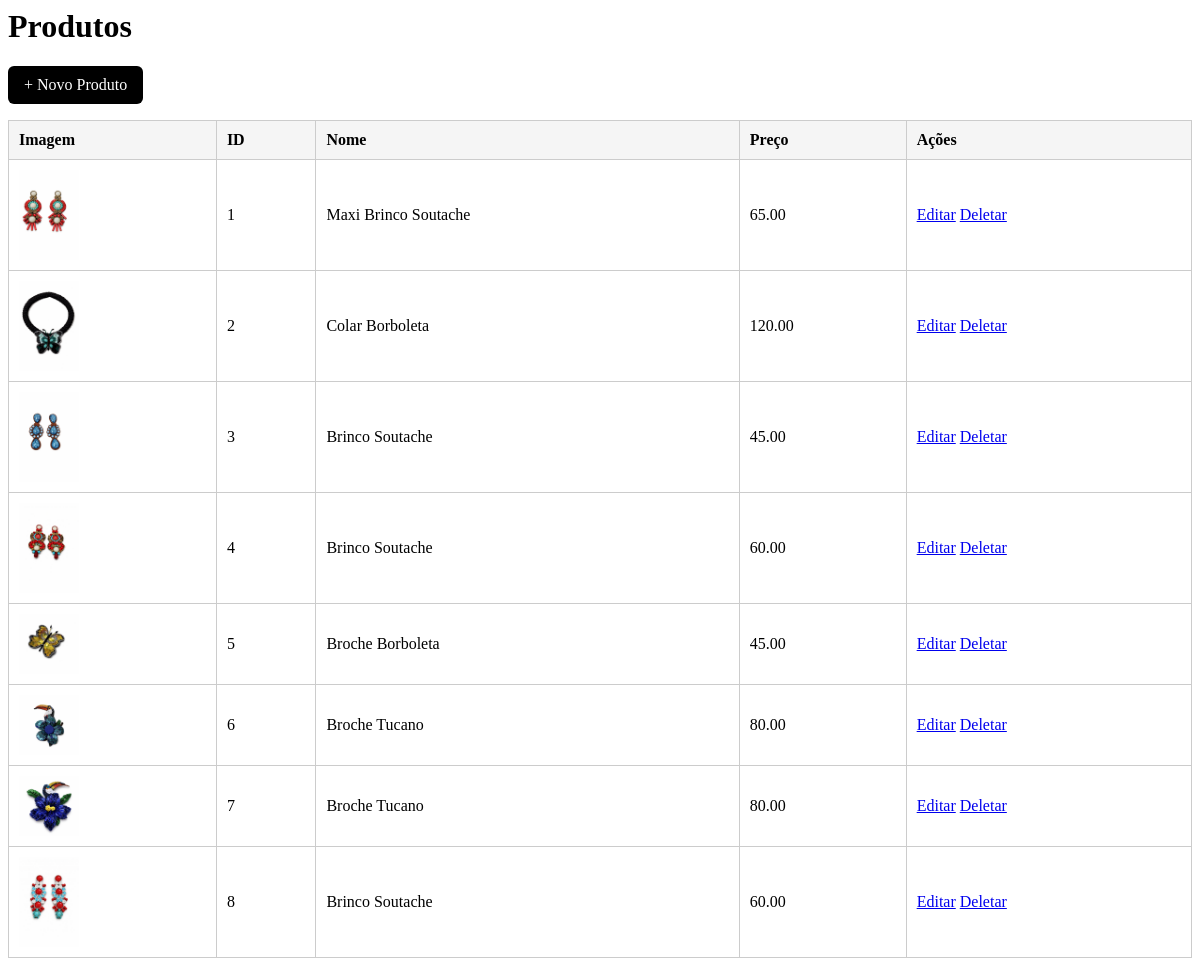
Page /admin/produtos (signed in) on the committed database.
### app/models.py (models this page shows, shortened)
class Produtos(db.Model):
    __tablename__ = "Produtos"
    id_acessorio = db.Column(db.Integer , primary_key= True)
    nome = db.Column(db.String(50) , nullable = False)
    colecao_id = db.Column(db.Integer, db.ForeignKey('Colecoes.id_colecao'))
    tamanho = db.Column(db.String(20) , nullable = True, unique = False)
    material = db.Column(db.String(20) , nullable = False , unique = False)
    preco = db.Column(db.Numeric(10,2), nullable=False)
    imagem = db.Column(db.String(255) , nullable = True , unique= False)
    status = db.Column(db.Enum(status_acessorio) , default = status_acessorio.DISPONIVEL , nullable = False)
    tipo_foto = db.Column(db.String(50), nullable=False, default='Produto')
    data_registro = db.Column(db.DateTime, default=lambda: dt.datetime.now(fuso_brasilia))
    em_estoque = db.Column(db.Integer , nullable=False , unique=False)
    ativo = db.Column(db.Boolean, default=True)
    categoria = db.Column(db.String(50))

### app/rotas_principais/admin.py (the view)
@admin_bp.route("/produtos")
@login_required
def listar_produtos():
    if not current_user.is_admin:
        abort(403)
    produtos = Produtos.query.all()
    return render_template("Admin/produtos.html", produtos=produtos)

### app/templates/Admin/produtos.html (shortened to what this page needs)
<html>
  <head>
    <link rel="stylesheet" href="{{ url_for('static', filename='css/style_table.css') }}">
  </head>
  <body>
    <h1> Produtos</h1>
    <a href="{{ url_for('novo_produto.adicionar_novo_acessorio') }}" class="novo-produto">
  + Novo Produto
</a>
    <table>
      <thead>
        <tr>
          <th>
            Imagem
          </th>
          <th>
            ID
          </th>
          <th>
            Nome
          </th>
          <th>
            Preço
          </th>
          <th>
            Ações
          </th>
      </tr>
      </thead>
      <tbody>
        {% for produto in produtos %}
        <tr>
          <td>
  <img src="{{ url_for('static', filename='imagens/UPLOADS_FOTOS_BIJOUX/' ~ produto.imagem) }}" width="60">
</td>
          <td>{{ produto.id_acessorio}}</td>
          <td> {{produto.nome}}</td>
          <td>{{ produto.preco}}</td>
          <td>
            <a href="#"> Editar</a>
            <a href="#"> Deletar</a>
          </td>
        </tr>
        {% endfor %}
      </tbody>
    </table>
  </body>
</html>

### app/static/css/style_table.css (style rules this page uses)
table { width: 100%; border-collapse: collapse; }
th, td { border: 1px solid #ccc; padding: 10px; text-align: left; }
th { background: #f5f5f5; }
.novo-produto { display: inline-block; margin-bottom: 16px; padding: 10px 16px; background: black; color: white; text-decoration: none; border-radius: 6px; }

### rows in the picture
Produtos: imagem (picture), id_acessorio "1", nome "Maxi Brinco Soutache", preco "65.00"
Produtos: imagem (picture), id_acessorio "2", nome "Colar Borboleta", preco "120.00"
Produtos: imagem (picture), id_acessorio "3", nome "Brinco Soutache", preco "45.00"
Produtos: imagem (picture), id_acessorio "4", nome "Brinco Soutache", preco "60.00"
Produtos: imagem (picture), id_acessorio "5", nome "Broche Borboleta", preco "45.00"
Produtos: imagem (picture), id_acessorio "6", nome "Broche Tucano", preco "80.00"
Produtos: imagem (picture), id_acessorio "7", nome "Broche Tucano", preco "80.00"
Produtos: imagem (picture), id_acessorio "8", nome "Brinco Soutache", preco "60.00"
